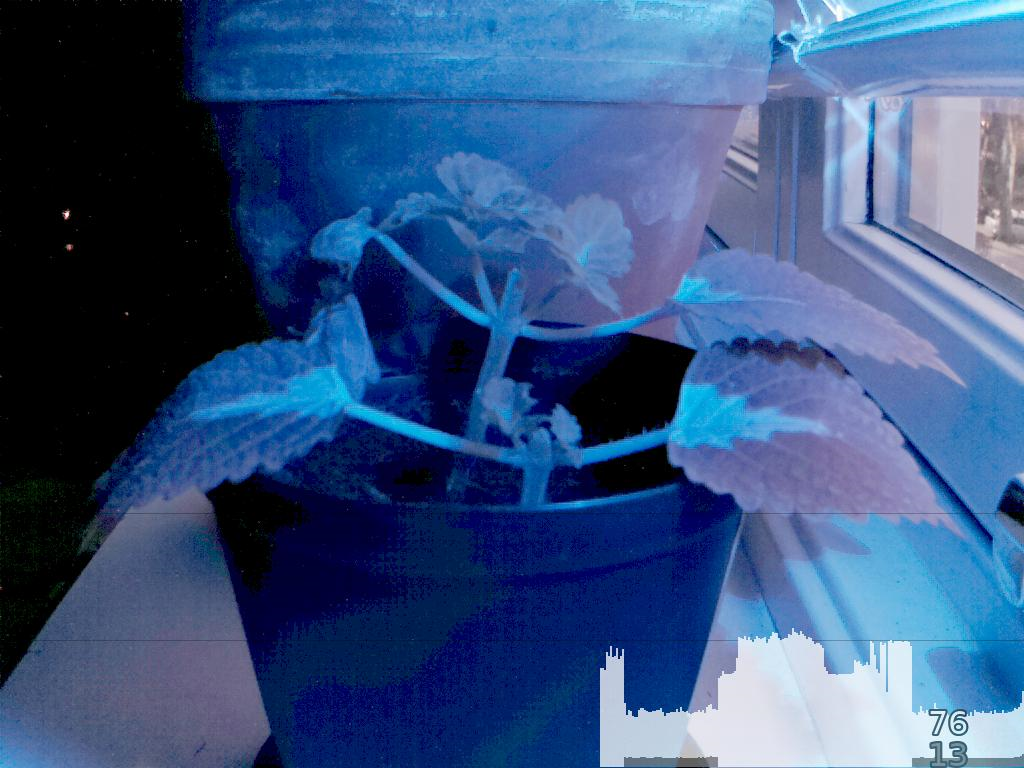
#> input picture sample_frame.png, 1024 x 768 px
$ python brighten.py sample_frame.png
#> lines starting #> are read from the running program, lines starting #| are printed output that depends on the picture
import math
import sys

from PIL import Image, ImageDraw, ImageFont, ImageStat


def brighten(pixel):
    return (math.log2(pixel+1)*32)-1


def get_average_brightness(image):
    image = image.copy().convert("L")
    return ImageStat.Stat(image).mean[0]

brightnesses = []

for image_path in sys.argv[1:]:
    image = Image.open(image_path)
#> image is the input picture: PIL image 1024x768 RGB; mean R, G, B 54.4, 83.7, 128.3
    overlay = Image.new(image.mode, image.size, (255,255, 255, 0))
#> overlay: PIL image 1024x768 RGB; every value is 255
    filename = ".".join(image_path.split(".")[:-1])
    # extension = image_path.split(".")[-1]
    extension = "jpg"
    new_filename = f"{filename}_2.{extension}"

    avg_brightness_pre = get_average_brightness(image)
#> in get_average_brightness, `image = image.copy().convert("L")`:
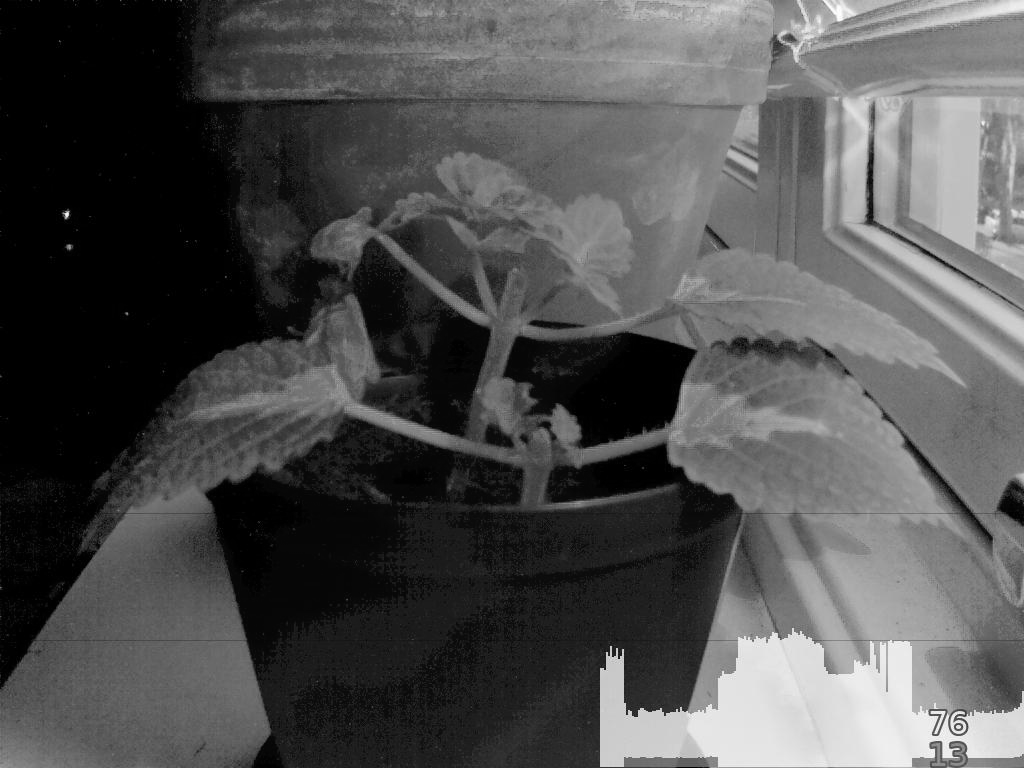
#> image: PIL image 1024x768 L; min 0, max 254, mean 80
#> avg_brightness_pre = 80.01
    if avg_brightness_pre < 50:
        image = image.point(brighten)
    avg_brightness_post = get_average_brightness(image)
#> avg_brightness_post = 80.01
    brightnesses.insert(0, (avg_brightness_pre, avg_brightness_post))

    draw = ImageDraw.Draw(overlay)

    # Max and 50% brightness lines
    draw.line((0, image.size[1]-255, image.size[0], image.size[1]-255), fill=(0, 0, 0, 64))
    draw.line((0, image.size[1]-128, image.size[0], image.size[1]-128), fill=(0, 0, 0, 64))

    # Draw brightness graph
    for i in range(len(brightnesses)):
        width = 2
        if i*width >= overlay.size[0]:
            break
        brightness_pre, brightness_post = brightnesses[i]
        x = overlay.size[0]-width - i*width
        y1_pre = int(overlay.size[1]-1 - brightness_pre)
        y1_post = int(overlay.size[1]-1 - brightness_post)
        y2 = int(overlay.size[1]-2)
        draw.line((x, y1_post, x, y2), fill=(255, 255, 255, 192), width=width)
        if brightness_pre != brightness_post:
            draw.line((x, y1_pre, x, y2), fill=(128, 128, 128, 192), width=width)
#> this loop made 1 pass
#> (width, brightness_pre, brightness_post, x, y1_pre, y1_post, y2) on pass 1: (2, 80.01, 80.01, 1022, 686, 686, 766)

    # Brightness info as text
    font_size = 32
    font = ImageFont.truetype("DejaVuSans.ttf", font_size)
    x = image.size[0] - font_size*3
#> x = 928
    y = image.size[1] - font_size
#> y = 736
    draw.text((x, y), f"{avg_brightness_pre:.0f}", (128, 128, 128, 192), stroke_width=2, stroke_fill=(0, 0, 0, 128), font=font)
    draw.text((x, y-font_size), f"{avg_brightness_post:.0f}", (255, 255, 255, 192), stroke_width=2, stroke_fill=(0, 0, 0, 128), font=font)

#> (the run stopped early here; a loop or call above may not have finished)
